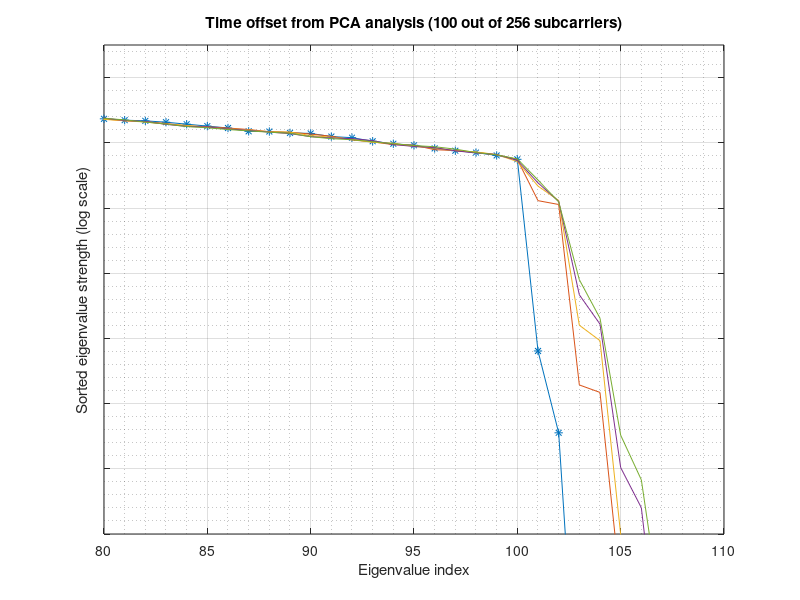

Here is the MATLAB script that generated this plot:
pkg load statistics
pkg load signal
close all;
clear all;

bw = 20e6;
% total number of subcarriers
totnsc = 256;
% Actual number of subcarriers
nsc = 100;
%number of samples
nsamps = 50000;
nblks = ceil(nsamps/nsc);
% generate BPSK samples
samps = 2*(randi(2,nsamps,1))-3;
samps_in = reshape(samps,nsc,nblks);
samps_out = fft(samps_in,totnsc)/sqrt(totnsc);
samps_out_s = reshape(samps_out, totnsc*nblks, 1);

delay = 0;

figure();
d = 320;
%delay = 5
for delay = 0:5:20
%for d = 300:20:400
  samps_rs = resample(samps_out_s(1+delay:end),5,4);
  l1 = floor(length(samps_rs)/d);
  samps_rs_blk = reshape(samps_rs(1:d*l1), d, l1);
  eg = svd(samps_rs_blk);
  
  if delay==0
  %if d==320
    plot(log10(eg), "-*");
  else
    plot(log10(eg));
  end
  hold on;
end
xlim([80,110]);
ylim([0,1.5]);
title('Time offset from PCA analysis (100 out of 256 subcarriers)');
grid on;
grid minor;
xlabel('Eigenvalue index')
ylabel('Sorted eigenvalue strength (log scale)')
axis ("tic", "labelx");
%legend('300', '320', '340', '360', '380', "400")
%legend('0', '5', '10', '360', '380', "400")